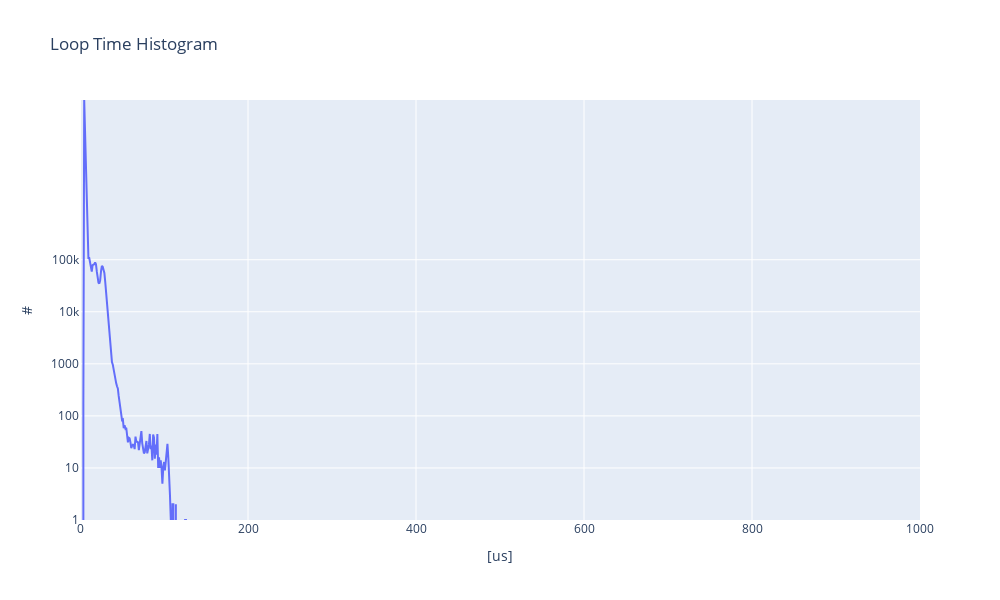

This figure's notebook cell:
### Code cell
# Load data
hist_df = pd.read_csv("hist.csv", header=None)
num_t = hist_df.iloc[-1, :].values
t = np.linspace(0, len(num_t), len(num_t))

# Create Plotly figure
fig = go.Figure()

fig.add_trace(go.Scatter(
    x=t,
    y=num_t,
    mode='lines',
    name='Loop Time',
))

# Set y-axis to symlog equivalent using log scaling with a small offset
fig.update_yaxes(
    type='log',
    title='#',
    tickvals=[1, 10, 100, 1000, 10000, 100000],
    range=[0, np.log10(max(num_t)+1)]
)

# Set layout
fig.update_layout(
    title='Loop Time Histogram',
    xaxis_title='[us]',
    yaxis_title='#',
    width=1000,
    height=600
)

# Show interactive plot
fig.show()

### Figure 1 — Plotly figure (JSON) as saved in the notebook; plotly's stock layout.template omitted (floating-point values rounded to 4 significant figures; data arrays with more than 128 entries replaced by an {"elided": "..."} marker saying what was removed)
{"data": [{"mode": "lines", "name": "Loop Time", "type": "scatter", "x": {"elided": "1000 float values"}, "y": {"elided": "1000 int values"}}], "layout": {"height": 600, "title": {"text": "Loop Time Histogram"}, "width": 1000, "xaxis": {"title": {"text": "[us]"}}, "yaxis": {"range": [0, 8.068], "tickvals": [1, 10, 100, 1000, 10000, 100000], "title": {"text": "#"}, "type": "log"}}}
